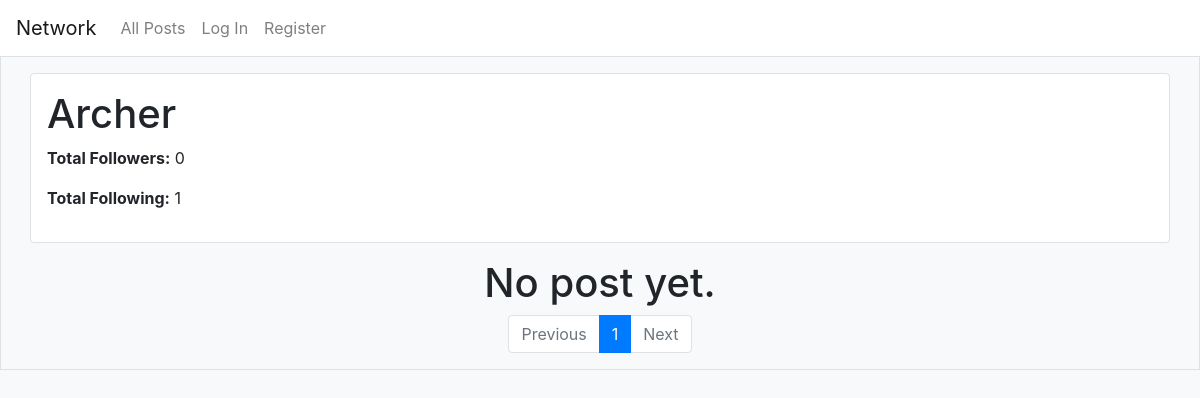
Before: /profile/1 with the older database file.
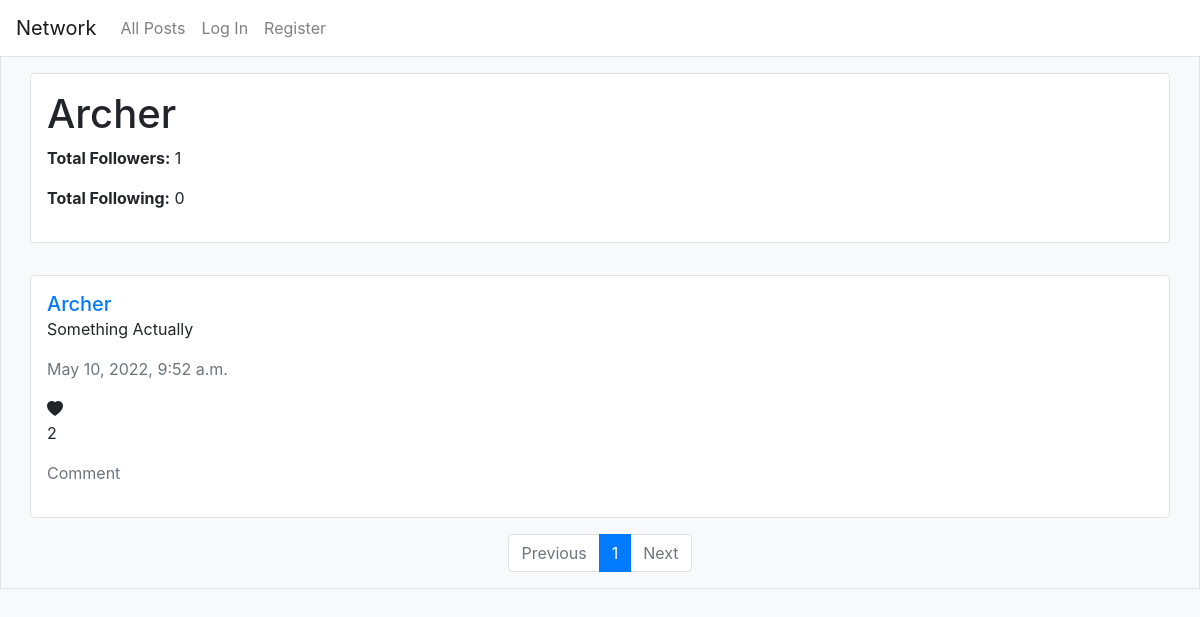
After: the same page with the newer database file.
### network/models.py (models this page shows, shortened)
class User(AbstractUser):
    following = models.ManyToManyField(
        "self", null=True, blank=True, symmetrical=False, related_name="follower")
    liked_post = models.ManyToManyField(
        "Post", null=True, blank=True, related_name="liked_user")
    liked_comment = models.ManyToManyField(
        "Comment", null=True, blank=True, related_name="liked_user")
    @property
    def total_followers(self):
        return User.objects.filter(following=self).count()
    @property
    def total_following(self):
        return self.following.count()

class BaseModel(models.Model):
    content = models.TextField()
    likes = models.PositiveIntegerField(default=0)
    date_created = models.DateTimeField(auto_now_add=True)
    class Meta:
        abstract = True

class Post(BaseModel):
    author = models.ForeignKey(
        settings.AUTH_USER_MODEL, null=True, on_delete=models.SET_NULL, related_name="post")

### network/views.py (the view)
def profile_view(request, user_id):
    try:
        user_data = User.objects.get(pk=user_id)
    except:
        return HttpResponseRedirect(reverse("error"))
    if not request.user.is_authenticated:
        is_following = False
    else:
        is_following = request.user.following.filter(id=user_data.id).exists()
    posts = Post.objects.filter(author=user_data)
    paginator = Paginator(posts, 10)
    page_number = request.GET.get("pnum", 1)
    page_obj = paginator.get_page(page_number)
    if request.user.is_authenticated:
        for obj in page_obj:
            obj.is_liked = request.user.liked_post.filter(pk=obj.id).exists()
    return render(request, "network/profile.html", {
        "user_data": user_data,
        "is_following": is_following,
        "page_obj": page_obj,
        "name": "profile"
    })

### network/templates/network/profile.html (shortened to what this page needs)
{% extends "network/layout.html" %}
{% load static %}
{% block body %}
    <div class="container my-3 p-3 rounded border border-1 bg-white">
        <h1 id="profile-name">{{ user_data.username }}</h1>
        <p>
            <b>Total Followers:</b>
            <span id="total-followers">{{ user_data.total_followers }}</span>
        </p>
        <p>
            <b>Total Following:</b>
            <span id="total-following">{{ user_data.total_following }}</span>
        </p>
    </div>
    {% include "network/content.html" %}
{% endblock %}

### network/templates/network/layout.html (shortened to what this page needs)
{% load static %}
<!DOCTYPE html>
<html lang="en">
    <head>
        <link rel="stylesheet" type="text/css" href="{% static 'network/styles.css' %}?{% now 'U' %}" >
        <link rel="stylesheet" href="https://stackpath.bootstrapcdn.com/bootstrap/4.4.1/css/bootstrap.min.css">
        <link rel="stylesheet" href="https://cdn.jsdelivr.net/npm/bootstrap-icons@1.8.1/font/bootstrap-icons.css">
    </head>
    <body class="bg-light">
        <nav class="navbar navbar-expand-lg navbar-light bg-white">
            <a class="navbar-brand" href="#">Network</a>
            <div>
              <ul class="navbar-nav mr-auto">
                <li class="nav-item">
                  <a class="nav-link" href="{% url 'index' %}">All Posts</a>
                </li>
                {% if user.is_authenticated %}
                    <li class="nav-item">
                        <a class="nav-link" href="{% url 'following' %}">Following</a>
                    </li>
                    <li class="nav-item">
                        <a class="nav-link" href="{% url 'logout' %}">Log Out</a>
                    </li>
                {% else %}
                    <li class="nav-item">
                        <a class="nav-link" href="{% url 'login' %}">Log In</a>
                    </li>
                    <li class="nav-item">
                        <a class="nav-link" href="{% url 'register' %}">Register</a>
                    </li>
                {% endif %}
              </ul>
            </div>
          </nav>
        <div class="body d-flex flex-column align-items-center border border-1">
            {% block body %}
            {% endblock %}
        </div>
    </body>
</html>

### network/templates/network/content.html (shortened to what this page needs)
{% for post in page_obj %}
    <div class="container my-3 p-3 rounded border border-1 bg-white">
        <a href="{% url 'profile' post.author.id %}" class="h5">{{ post.author.username }}</a>
        <div class="content-container" data-id="{{ post.id }}">
            <p class="content">{{ post.content }}</p>
        </div>
        <p class="date-created text-muted">{{ post.date_created }}</p>
        {% if post.is_liked %}
            <i class="like-post-btn bi bi-heart-fill" style="color: red" data-id="{{ post.id }}"></i>
        {% else %}
            <i class="like-post-btn bi bi-heart-fill" data-id="{{ post.id }}"></i>
        {% endif %}
        <p class="like-count">{{ post.likes }}</p>
        <p class="comment text-muted" data-id="{{ post.id }}">Comment</p>
    </div>
{% empty %}
    <h1>No post yet.</h1>
{% endfor %}
<nav aria-label="Page navigation">
    <ul class="pagination">
        {% if page_obj.has_previous %}
            <li class="page-item"><a class="page-link" href="?pnum={{ page_obj.previous_page_number }}">Previous</a></li>
        {% else %}
            <li class="page-item disabled"><a class="page-link" href="#">Previous</a></li>
        {% endif %}
        {% for i in page_obj.paginator.page_range %}
            {% if i <= page_obj.number|add:2 and i >= page_obj.number|add:-2 %}
                {% if i == page_obj.number %}
                    <li class="page-item active"><a class="page-link" href="?pnum={{ i }}">{{ i }}</a></li>
                {% else %}
                    <li class="page-item"><a class="page-link" href="?pnum={{ i }}">{{ i }}</a></li>
                {% endif %}
            {% endif %}
        {% endfor %}
        {% if page_obj.has_next %}
            <li class="page-item"><a class="page-link" href="?pnum={{ page_obj.next_page_number }}">Next</a></li>
        {% else %}
            <li class="page-item disabled"><a class="page-link" href="#">Next</a></li>
        {% endif %}
    </ul>
</nav>

### network/static/network/styles.css (style rules this page uses)
.content { word-wrap: break-word; white-space: pre-wrap; word-break: break-word; }
.like-post-btn, .like-comment-btn, .edit-post-btn, .comment { user-select: none; cursor: pointer; }

Changed rows visible on the page:
changed User "Archer": total_followers "0" → "1"; total_following "1" → "0"
added Post: author.username "Archer", content "Something Actually", date_created "May 10, 2022, 9:52 a.m.", likes "2"
Other visible differences:
text no longer shown: "No post yet."
